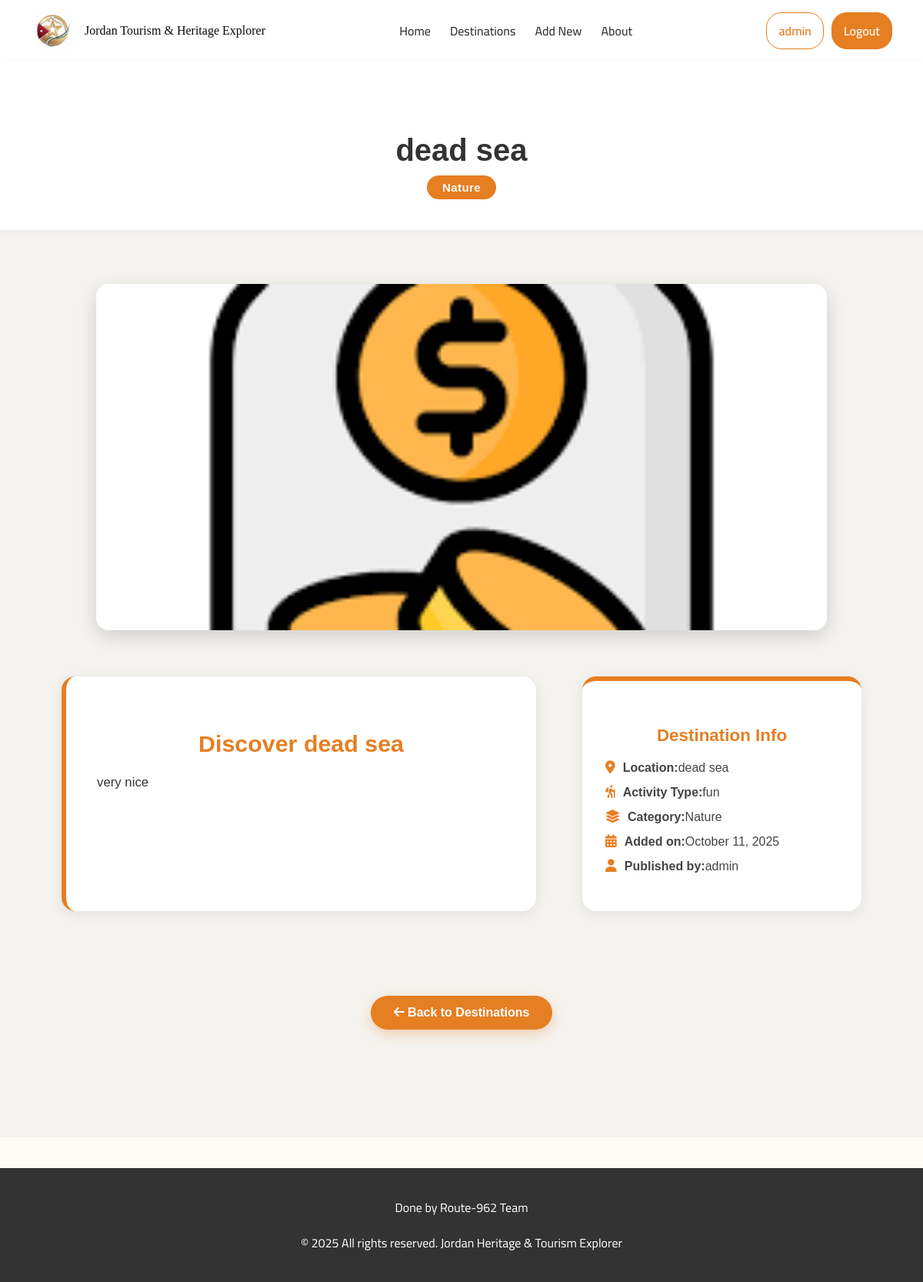
The page /destinations/2/ (signed in) on the database its author committed.
### main_app/models.py (models this page shows, shortened)
class Destination(models.Model):
    category_choice = [
        ('historical','Historical'),
        ('nature', 'Nature'),
        ('adventure', 'Adventure'),
    ]
    status_choice = [
        ('pending','Pending'),
        ('approved','Approved'),
        ('declined','Declined'),
    ]
    name = models.CharField(max_length=200)
    description = models.TextField()
    category= models.CharField(max_length=20, choices=category_choice)
    location = models.CharField(max_length=100)
    activity_type = models.CharField(max_length=100)
    image = models.ImageField(upload_to = 'destinations/')
    created_at = models.DateTimeField(auto_now_add= True)
    created_by = models.ForeignKey(User, on_delete=models.SET_NULL, null=True, related_name='created_des')
    status = models.CharField(max_length=10, choices=status_choice, default='pending')

### main_app/views.py (the view)
# urls.py: path('destinations/<int:pk>/', views.destination_detail, name='destination_detail'),
@login_required
def destination_detail(request, pk):
    destination = get_object_or_404(Destination, pk=pk)
    destination = get_object_or_404(Destination, pk=pk)
    return render(request, 'destinations/detail.html',{'destination': destination})

### main_app/templates/destinations/detail.html (shortened to what this page needs)
{% extends 'base.html' %}
{% load static %}
{% block content %}
<link rel="stylesheet" href="{% static 'css/destinations.css' %}">
<section class="destination-detail-section">
  <div class="destination-header">
    <h1>{{ destination.name }}</h1>
    <span class="category-tag">{{ destination.get_category_display }}</span>
  </div>
  <div class="destination-content">
    <div class="destination-image">
      <img src="{{ destination.image.url }}" alt="{{ destination.name }}">
    </div>
    <div class="destination-body">
      <div class="destination-story">
        <h2>Discover {{ destination.name }}</h2>
        <p>{{ destination.description }}</p>
      </div>
      <div class="destination-info-card">
        <h3>Destination Info</h3>
        <ul>
          <li><i class="fa-solid fa-location-dot"></i><strong>Location:</strong> {{ destination.location }}</li>
          <li><i class="fa-solid fa-person-hiking"></i><strong>Activity Type:</strong> {{ destination.activity_type }}</li>
          <li><i class="fa-solid fa-layer-group"></i><strong>Category:</strong> {{ destination.get_category_display }}</li>
          <li><i class="fa-solid fa-calendar-days"></i><strong>Added on:</strong> {{ destination.created_at|date:"F d, Y" }}</li>
          <li><i class="fa-solid fa-user"></i><strong>Published by:</strong> {{ destination.created_by.username }}</li>
        </ul>
      </div>
    </div>
    <div class="back-button-container">
      <a href="{% url 'destination_list' %}" class="back-btn">
        <i class="fa-solid fa-arrow-left"></i> Back to Destinations
      </a>
    </div>
  </div>
</section>
{% endblock %}

### main_app/templates/base.html (shortened to what this page needs)
{% load static %}
<!DOCTYPE html>
<html lang="en" dir="LTR">
<head>
    <link rel="stylesheet" href="https://cdnjs.cloudflare.com/ajax/libs/font-awesome/6.5.0/css/all.min.css">
    <link rel="stylesheet" href="{% static 'css/base.css' %}">
</head>
<body>
    <header class="navbar-container">
  <div class="navbar">
    <div class="logo">
      <img src="{% static 'images/logo.png' %}" alt="Jordan Logo">
      <div class="logo-text">
        Jordan Tourism & Heritage Explorer
      </div>
    </div>
    <nav class="nav-links" id="nav-links">
      <a href="{% url 'home' %}" class="active">Home</a>
      <a href="{% url 'destination_list' %}">Destinations</a>
      {% if user.is_authenticated %}
        <a href="{% url 'add_destination' %}">Add New</a>
      {% endif %}
      <a href="{% url 'about' %}">About</a>
    </nav>
    <div class="search-login">
      {% if user.is_authenticated %}
        <a href="{% url 'user_dashboard' user.id %}" class="btn-auth login">{{ user.username }}</a>
        <form method="post" action="{% url 'logout' %}" class="logout-form">
          <button type="submit" class="btn-auth signup logout-button">Logout</button>
        </form>
      {% else %}
        <a href="{% url 'login' %}" class="btn-auth login">Login</a>
        <a href="{% url 'signup' %}" class="btn-auth signup">Sign Up</a>
      {% endif %}
    </div>
  </div>
</header>
    <main>
        {% block content %}{% endblock %}
    </main>
    <footer>
        <p> Done by Route-962 Team </p>
        <p>© 2025 All rights reserved. Jordan Heritage & Tourism Explorer</p>
    </footer>
</body>
</html>

### main_app/static/css/base.css (style rules this page uses)
body { margin: 0; font-family: 'Cairo', sans-serif; background-color: #FEFBF7; color: #333; text-align: center; }
.navbar-container { background-color: #FFFFFF; box-shadow: 0 2px 6px rgba(0,0,0,0.1); width: 100%; }
.navbar { display: flex; justify-content: space-between; align-items: center; padding: 10px 40px; max-width: 1400px; margin: 0 auto; direction: ltr; }
.logo { display: flex; align-items: center; gap: 10px; order: -1; margin-left: auto; }
.logo img { width: 60px; height: auto; border-radius: 50%; object-fit: cover; }
.logo-text { font-family: Georgia, 'Times New Roman', Times, serif; color: #0A0A09; font-weight: 150; line-height: 1; white-space: nowrap; }
.nav-links { display: flex; gap: 25px; justify-content: center; flex-grow: 1; order: 0; direction: ltr; }
.nav-links a { text-decoration: none; color: #333; font-weight: 500; padding: 5px 0; transition: color 0.3s ease; }
.search-login { display: flex; gap: 10px; align-items: center; order: 1; margin-right: auto; }
.btn-auth { padding: 8px 15px; border-radius: 20px; text-decoration: none; font-weight: 600; transition: background-color 0.3s ease, color 0.3s ease; display: inline-block; }
.btn-auth.login { border: 1px solid #E67E22; color: #E67E22; background-color: transparent; }
.btn-auth.signup { background-color: #E67E22; color: white; border: 1px solid #E67E22; }
.logout-form { margin: 0; display: inline-block; }
.logout-button { border: none; cursor: pointer; padding: 8px 15px; border-radius: 20px; font-weight: 600; background-color: #E67E22; color: white; font-family: inherit; font-size: inherit; transition: background-color 0.3s ease, color 0.3s ease; display: inline-block; }
footer { background-color: #333; color: white; text-align: center; padding: 20px 0; margin-top: 40px; direction: ltr; }

### main_app/static/css/destinations.css (style rules this page uses)
.destination-detail-section { background-color: #f5f3ef; padding-bottom: 70px; font-family: 'Poppins', sans-serif; }
.destination-header { background: #fff; text-align: center; padding: 60px 20px 40px; box-shadow: 0 2px 8px rgba(0,0,0,0.05); }
.destination-header h1 { font-size: 2.5rem; font-weight: 700; color: #333; margin-bottom: 10px; }
.destination-header .category-tag { background-color: #e67e22; color: #fff; padding: 7px 20px; border-radius: 25px; font-weight: 600; font-size: 0.95rem; display: inline-block; letter-spacing: 0.3px; }
.destination-content { padding: 70px 80px; display: flex; flex-direction: column; align-items: center; gap: 60px; }
.destination-image { width: 100%; max-width: 950px; height: 450px; border-radius: 16px; overflow: hidden; box-shadow: 0 8px 25px rgba(0,0,0,0.15); background: #eaeaea; display: flex; align-items: center; justify-content: center; }
.destination-image img { width: 100%; height: 100%; object-fit: cover; transition: transform 0.4s ease, filter 0.4s ease; }
.destination-body { display: grid; grid-template-columns: 1.7fr 1fr; gap: 60px; width: 100%; max-width: 1100px; }
.destination-story { background: #fff; padding: 45px 40px; border-radius: 18px; box-shadow: 0 4px 18px rgba(0,0,0,0.08); border-left: 6px solid #e67e22; }
.destination-story h2 { color: #e67e22; font-size: 1.9rem; font-weight: 700; margin-bottom: 18px; }
.destination-story p { color: #333; font-size: 1.05rem; line-height: 1.8; text-align: justify; }
.destination-info-card { background: #fff; border-radius: 18px; box-shadow: 0 4px 18px rgba(0,0,0,0.08); padding: 35px 30px; height: fit-content; border-top: 6px solid #e67e22; }
.destination-info-card h3 { color: #e67e22; font-size: 1.4rem; font-weight: 700; margin-bottom: 20px; text-align: center; }
.destination-info-card ul { list-style: none; padding: 0; margin: 0; }
.destination-info-card li { margin-bottom: 14px; font-size: 1rem; color: #444; display: flex; align-items: center; }
.destination-info-card li i { color: #e67e22; margin-right: 10px; font-size: 1.05rem; }
.back-button-container { margin-top: 50px; text-align: center; }
.back-btn { display: inline-block; background-color: #e67e22; color: #fff; padding: 13px 30px; border-radius: 30px; text-decoration: none; font-weight: 600; transition: all 0.3s; box-shadow: 0 6px 16px rgba(230,126,34,0.3); }

### rows shown on the page
Destination: name "dead sea", category "Nature", image (picture), description "very nice", location "dead sea", activity_type "fun", created_at "October 11, 2025", created_by.username "admin"

### other values the page prints
{{ user.username }} "admin"
